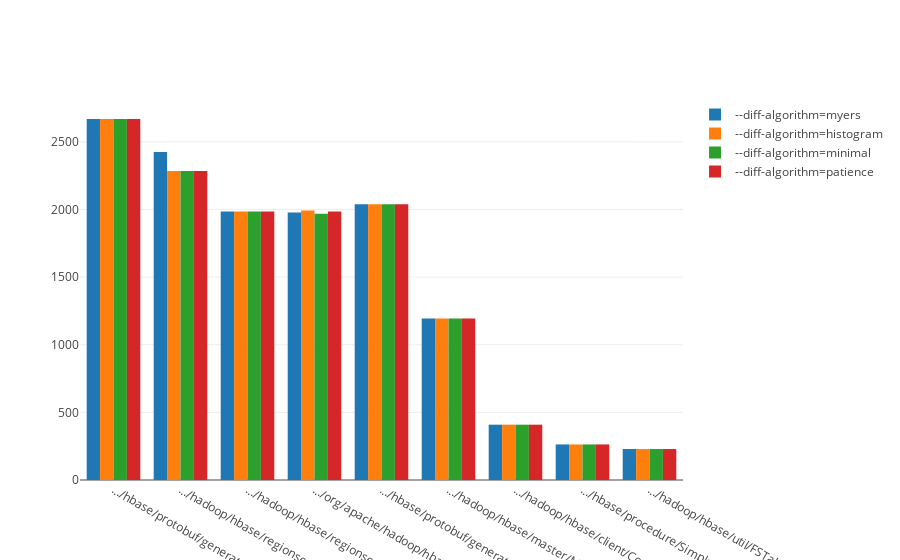

The code cell stored with this chart in its notebook:
### Markdown cell above
# Visualizing the number of changes in different diff using graph

### Code cell
col = ['filename','#line_changed']
df = pd.read_csv('diff-bugs.csv')
dfw = pd.read_csv('diffw-bugs.csv')
dfmyers = pd.read_csv('diffmyers-bugs.csv')
dfhist = pd.read_csv('diffhist-bugs.csv')
dfmin = pd.read_csv('diffmin-bugs.csv')
dfpat = pd.read_csv('diffpat-bugs.csv')

df = df.sort_values('#line_changed', ascending=False)
dfw = dfw.sort_values('#line_changed', ascending=False)
dfmyers = dfmyers.sort_values('#line_changed', ascending=False)
dfhist = dfhist.sort_values('#line_changed', ascending=False)
dfmin = dfmin.sort_values('#line_changed', ascending=False)
dfpat = dfpat.sort_values('#line_changed', ascending=False)

trace = go.Bar(
    x=df['filename'][:10],
    y=df['#line_changed'][:10],
    name='no diff-algorithm')

tracew = go.Bar(
    x=dfw['filename'][:10],
    y=dfw['#line_changed'][:10],
    name='adding -w in diff')

tracemyers = go.Bar(
    x=dfmyers['filename'][:10],
    y=dfmyers['#line_changed'][:10],
    name='--diff-algorithm=myers')

tracehist = go.Bar(
    x=dfhist['filename'][:10],
    y=dfhist['#line_changed'][:10],
    name='--diff-algorithm=histogram')

tracemin = go.Bar(
    x=dfmin['filename'][:10],
    y=dfmin['#line_changed'][:10],
    name='--diff-algorithm=minimal')

tracepat = go.Bar(
    x=dfpat['filename'][:10],
    y=dfpat['#line_changed'][:10],
    name='--diff-algorithm=patience')

dt = [tracemyers, tracehist, tracemin, tracepat]
layout = go.Layout(
    barmode='group'
)

init_notebook_mode(connected=True)
fig = go.Figure(data=dt, layout=layout)
iplot(fig, show_link=False)

### Figure 1 — Plotly figure (JSON) as saved in the notebook; plotly's stock layout.template omitted (floating-point values rounded to 4 significant figures)
{"data": [{"name": "--diff-algorithm=myers", "type": "bar", "x": [".../hbase/protobuf/generated/MasterProtos.java", ".../hadoop/hbase/regionserver/HRegionServer.java", ".../hadoop/hbase/regionserver/RSRpcServices.java", ".../org/apache/hadoop/hbase/master/HMaster.java", ".../hbase/protobuf/generated/HBaseProtos.java", ".../hadoop/hbase/master/MasterRpcServices.java", ".../hbase/protobuf/generated/HBaseProtos.java", ".../hadoop/hbase/client/ConnectionAdapter.java", ".../hbase/procedure/SimpleRSProcedureManager.java", ".../hadoop/hbase/util/FSTableDescriptors.java"], "y": [2669, 2425, 1985, 1977, 1308, 1194, 731, 409, 263, 229]}, {"name": "--diff-algorithm=histogram", "type": "bar", "x": [".../hbase/protobuf/generated/MasterProtos.java", ".../hadoop/hbase/regionserver/HRegionServer.java", ".../org/apache/hadoop/hbase/master/HMaster.java", ".../hadoop/hbase/regionserver/RSRpcServices.java", ".../hbase/protobuf/generated/HBaseProtos.java", ".../hadoop/hbase/master/MasterRpcServices.java", ".../hbase/protobuf/generated/HBaseProtos.java", ".../hadoop/hbase/client/ConnectionAdapter.java", ".../hbase/procedure/SimpleRSProcedureManager.java", ".../hadoop/hbase/util/FSTableDescriptors.java"], "y": [2669, 2285, 1993, 1985, 1308, 1194, 731, 409, 263, 229]}, {"name": "--diff-algorithm=minimal", "type": "bar", "x": [".../hbase/protobuf/generated/MasterProtos.java", ".../hadoop/hbase/regionserver/HRegionServer.java", ".../hadoop/hbase/regionserver/RSRpcServices.java", ".../org/apache/hadoop/hbase/master/HMaster.java", ".../hbase/protobuf/generated/HBaseProtos.java", ".../hadoop/hbase/master/MasterRpcServices.java", ".../hbase/protobuf/generated/HBaseProtos.java", ".../hadoop/hbase/client/ConnectionAdapter.java", ".../hbase/procedure/SimpleRSProcedureManager.java", ".../hadoop/hbase/util/FSTableDescriptors.java"], "y": [2669, 2285, 1985, 1969, 1308, 1194, 731, 409, 263, 229]}, {"name": "--diff-algorithm=patience", "type": "bar", "x": [".../hbase/protobuf/generated/MasterProtos.java", ".../hadoop/hbase/regionserver/HRegionServer.java", ".../org/apache/hadoop/hbase/master/HMaster.java", ".../hadoop/hbase/regionserver/RSRpcServices.java", ".../hbase/protobuf/generated/HBaseProtos.java", ".../hadoop/hbase/master/MasterRpcServices.java", ".../hbase/protobuf/generated/HBaseProtos.java", ".../hadoop/hbase/client/ConnectionAdapter.java", ".../hbase/procedure/SimpleRSProcedureManager.java", ".../hadoop/hbase/util/FSTableDescriptors.java"], "y": [2669, 2285, 1985, 1985, 1308, 1194, 731, 409, 263, 229]}], "layout": {"barmode": "group"}}
